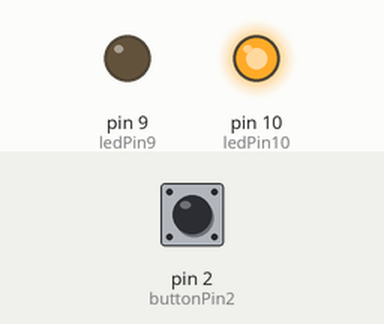
The sketch below on a simulated Arduino Uno, built with avr-gcc and run on an emulated ATmega328P. On the bench: output pins drawn as LEDs (lit = HIGH). Dashed ring = blinking. The test bench sets the inputs (shaded band); at power-on: pin 2 (buttonPin2) HIGH.

Above: at 1.2 s.
1.3 s: pin 2 (buttonPin2) pulled LOW for 3.2 s
At 1.54 s:
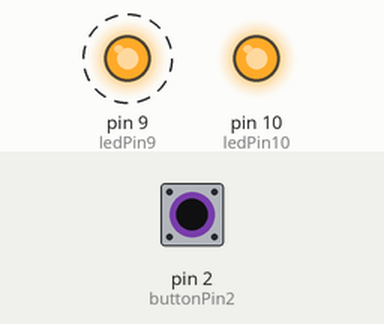
At 5.2 s:
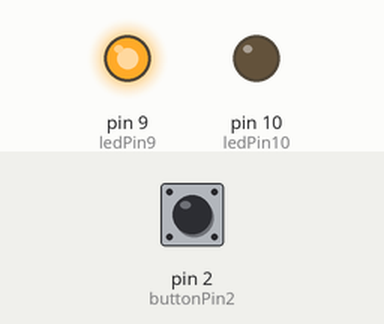
6.0 s: pin 2 (buttonPin2) pulled LOW for 0.15 s
At 6.9 s:
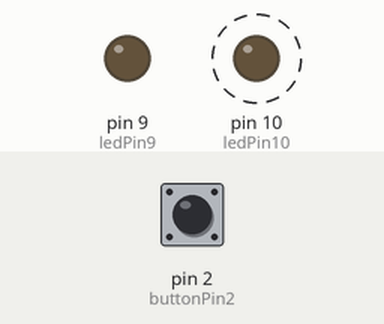
Timing chart, 0 to 15.1 s (numbered marks = the images above; inputs shaded):
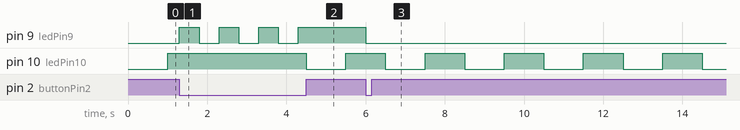

The sketch:

Opdracht8c.ino
```cpp
//Aansluiten vd pinnen
const int ledPin9 = 9;
const int ledPin10 = 10;
const int buttonPin2 = 2;

//Variablen voor de status van de ledjes en de button
bool status1 = false;
bool status2 = false;
bool statusButton = false;

unsigned long laatsteMillis1 = 0;
unsigned long laatsteMillis2 = 0;

const long interval1 = 500;
const long interval2 = 1000;

void setup(){
pinMode(ledPin9, OUTPUT);
pinMode(ledPin10, OUTPUT);
pinMode(buttonPin2, INPUT_PULLUP);
}

void loop(){
  //Status vd button lezen
bool buttonState = digitalRead(buttonPin2);

  //Als de knop is ingedrukt voor het volgende uit
if (buttonState == LOW){
  unsigned long huidigeMillis = millis();
  //als de huidige tijd min de laatste tijd gelijk is aan 500
  if (huidigeMillis - laatsteMillis1 >= interval1){
    laatsteMillis1 = huidigeMillis;
    //de status vd de led wordt gewisseld
    status1 = !status1;
    //zet de led aan
    digitalWrite(ledPin9, status1);
    }
  } else {
  //als de knop niet is ingedrukt
    unsigned long huidigeMillis = millis();
  //Werkt hetzelfde maar dan voor de andere led
  if (huidigeMillis - laatsteMillis2 >= interval2){
    laatsteMillis2 = huidigeMillis;
    status2 = !status2;
    digitalWrite(ledPin10, status2);
    }
  }
}
```

Measured:
- after the input at 1.3 s, pin 9 (ledPin9): alternates HIGH for 0.50 s and LOW for 0.50 s, 7 changes in all, then stays HIGH, starting at once
- after the input at 6.0 s, pin 9 (ledPin9): HIGH → LOW at once
- by itself, pin 10 (ledPin10): alternates HIGH for 1.0 s and LOW for 1.0 s
